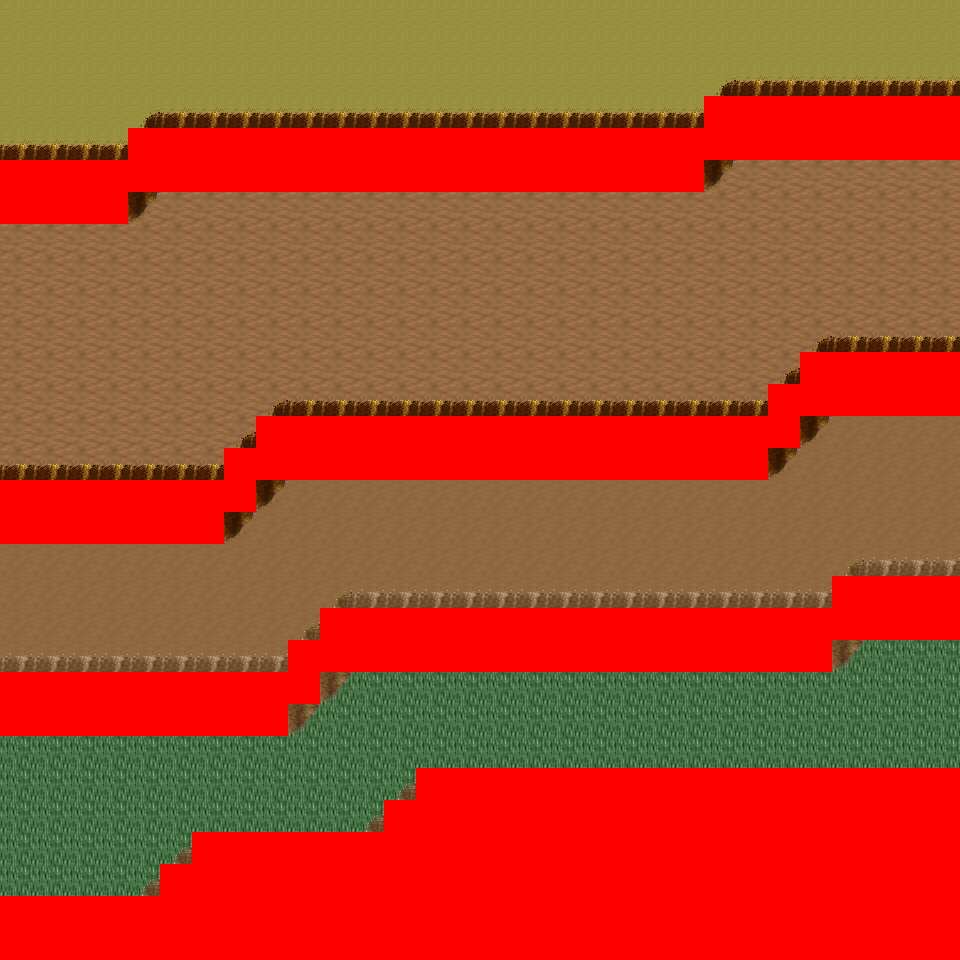

A level layout from a 2D game, rendered from its tile map. Below: a short description, then the map file with tile-grid data replaced by summaries:
An orthogonal 30x30 tile map with 32x32 px tiles, 6 tile layers (Ground, Object, Object2, Above, ...), 8 tilesets and 9 objects (9x mapExit).

<map version="1.0" orientation="orthogonal" renderorder="right-down" width="30" height="30" tilewidth="32" tileheight="32" nextobjectid="10">
  <tileset firstgid="1" name="tileset_logic_collision" tilewidth="32" tileheight="32" tilecount="1" columns="1">
    <image source="../drawable/tileset_logic_collision.png" width="32" height="32" />
  </tileset>
  <tileset firstgid="2" name="tileset_ground_ground" tilewidth="32" tileheight="32" tilecount="33" columns="3">
    <image source="../drawable/tileset_ground_ground.png" width="96" height="352" />
  </tileset>
  <tileset firstgid="35" name="tileset_ground_ridge_earth_pale" tilewidth="32" tileheight="32" tilecount="96" columns="12">
    <image source="../drawable/tileset_ground_ridge_earth_pale.png" width="384" height="256" />
  </tileset>
  <tileset firstgid="131" name="tileset_ground_ridge_earth_dark" tilewidth="32" tileheight="32" tilecount="96" columns="12">
    <image source="../drawable/tileset_ground_ridge_earth_dark.png" width="384" height="256" />
  </tileset>
  <tileset firstgid="227" name="tileset_terrain_desert" tilewidth="32" tileheight="32" tilecount="88" columns="8">
    <image source="../drawable/tileset_terrain_desert.png" width="256" height="352" />
  </tileset>
  <tileset firstgid="315" name="tileset_plant_tree_tree_darkgreen" tilewidth="32" tileheight="32" tilecount="88" columns="8">
    <image source="../drawable/tileset_plant_tree_tree_darkgreen.png" width="256" height="352" />
  </tileset>
  <tileset firstgid="403" name="tileset_ground_sand_2" tilewidth="32" tileheight="32" tilecount="15" columns="5">
    <image source="../drawable/tileset_ground_sand_2.png" width="160" height="96" />
  </tileset>
  <tileset firstgid="418" name="tileset_plant_cactus_2" tilewidth="32" tileheight="32" tilecount="10" columns="5">
    <image source="../drawable/tileset_plant_cactus_2.png" width="160" height="64" />
  </tileset>
  <layer name="Ground" width="30" height="30">
    <data>[900 cells, 900 non-empty, 5 distinct tile ids]</data>
  </layer>
  <layer name="Object" width="30" height="30">
    <data>[900 cells, 376 non-empty, 22 distinct tile ids]</data>
  </layer>
  <layer name="Object2" width="30" height="30">
    <data>[900 cells, 0 non-empty, 0 distinct tile ids]</data>
  </layer>
  <layer name="Above" width="30" height="30">
    <data>[900 cells, 12 non-empty, 12 distinct tile ids]</data>
  </layer>
  <layer name="Above2" width="30" height="30">
    <data>[900 cells, 0 non-empty, 0 distinct tile ids]</data>
  </layer>
  <layer name="Walkable" width="30" height="30">
    <data>[900 cells, 324 non-empty, 1 distinct tile ids]</data>
  </layer>
  <objectgroup name="MapEvents">
    <object id="1" name="north" type="mapExit" x="0" y="0" width="960" height="32">
      <properties>
        <property name="map" value="level_0_x36_y147" />
        <property name="x" value="0" />
        <property name="y" value="28" />
      </properties>
    </object>
    <object id="2" name="west" type="mapExit" x="0" y="0" width="32" height="160">
      <properties>
        <property name="map" value="level_0_x35_y148" />
        <property name="x" value="28" />
        <property name="y" value="0" />
      </properties>
    </object>
    <object id="3" name="west2" type="mapExit" x="0" y="224" width="32" height="256">
      <properties>
        <property name="map" value="level_0_x35_y148" />
        <property name="x" value="28" />
        <property name="y" value="7" />
      </properties>
    </object>
    <object id="4" name="west3" type="mapExit" x="0" y="544" width="32" height="128">
      <properties>
        <property name="map" value="level_0_x35_y148" />
        <property name="x" value="28" />
        <property name="y" value="17" />
      </properties>
    </object>
    <object id="5" name="west4" type="mapExit" x="0" y="736" width="32" height="160">
      <properties>
        <property name="map" value="level_0_x35_y148" />
        <property name="x" value="28" />
        <property name="y" value="23" />
      </properties>
    </object>
    <object id="6" name="east" type="mapExit" x="928" y="0" width="32" height="96">
      <properties>
        <property name="map" value="level_0_x37_y148" />
        <property name="x" value="1" />
        <property name="y" value="0" />
      </properties>
    </object>
    <object id="7" name="east2" type="mapExit" x="928" y="160" width="32" height="192">
      <properties>
        <property name="map" value="level_0_x37_y148" />
        <property name="x" value="1" />
        <property name="y" value="5" />
      </properties>
    </object>
    <object id="8" name="east3" type="mapExit" x="928" y="416" width="32" height="160">
      <properties>
        <property name="map" value="level_0_x37_y148" />
        <property name="x" value="1" />
        <property name="y" value="13" />
      </properties>
    </object>
    <object id="9" name="east4" type="mapExit" x="928" y="640" width="32" height="128">
      <properties>
        <property name="map" value="level_0_x37_y148" />
        <property name="x" value="1" />
        <property name="y" value="20" />
      </properties>
    </object>
  </objectgroup>
</map>
